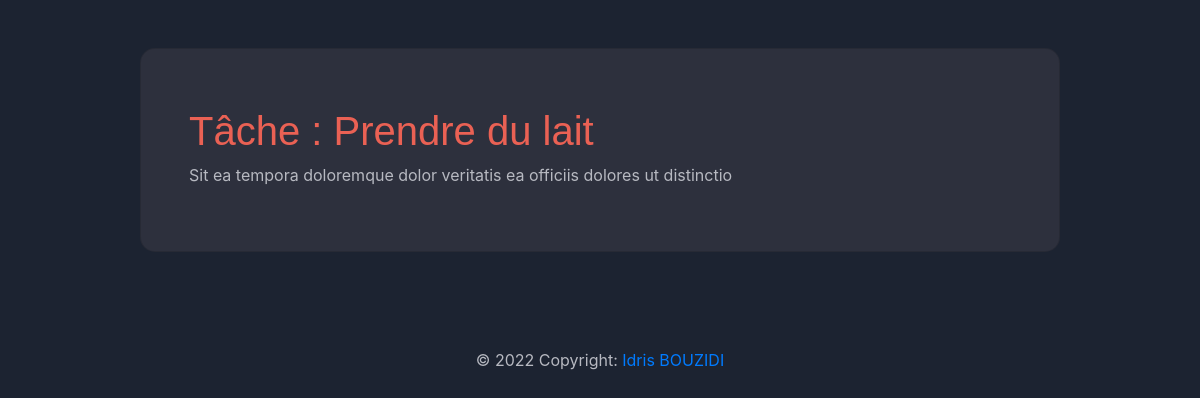
Page /task/2/ (signed in) on the earlier database version.
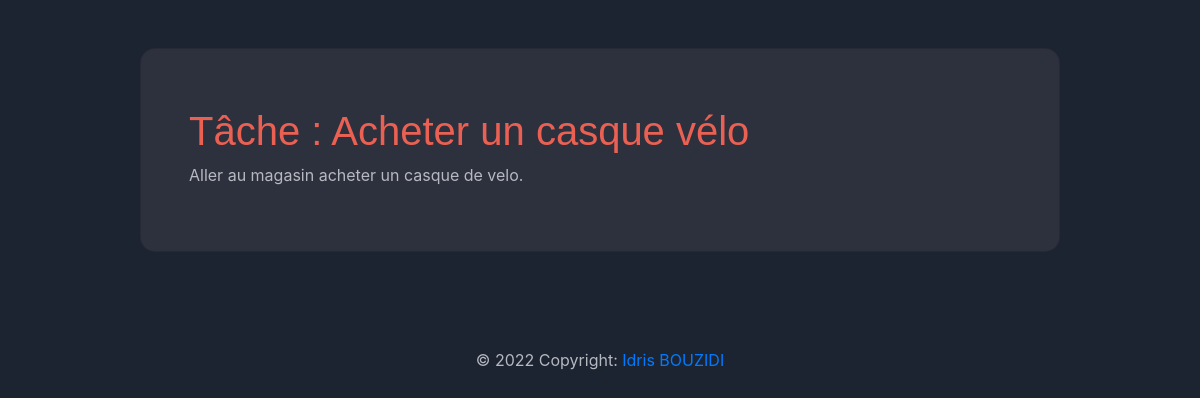
Same page on the later database version.
### app/models.py (models this page shows, shortened)
class Task(models.Model):
    class Priority(models.IntegerChoices):
        LOW = 1, "Low"
        MEDIUM = 2, "Medium"
        HIGH = 3, "High"
    user = models.ForeignKey(User,
                             on_delete=models.CASCADE, null=True, blank=True)
    title = models.CharField(max_length=40)
    description = models.TextField(null=True, blank=True)
    complete = models.BooleanField(default=False)
    create = models.DateTimeField(auto_now_add=True)
    due_date = models.DateTimeField(default=one_week_hence)
    priority = models.PositiveSmallIntegerField(choices=Priority.choices,
                                                db_index=True)
    class Meta:
        ordering = ['-due_date']

### app/views.py (the view)
# urls.py: path('task/<int:pk>/', TaskDetail.as_view(), name='task_detail'),
class TaskDetail(LoginRequiredMixin, DetailView):
    model = Task
    context_object_name = 'task'

### app/templates/app/task_detail.html (shortened to what this page needs)
{% extends 'app/base.html' %}
{% block content %}
<h1>Tâche : {{ task.title }}</h1>
<p>{{ task.description }}</p>
{% endblock content%}

Differences in the rows shown:
changed Task: title "Prendre du lait" → "Acheter un casque vélo"; description "Sit ea tempora doloremque dolor veritatis ea officiis dolores ut distinctio" → "Aller au magasin acheter un casque de velo."
